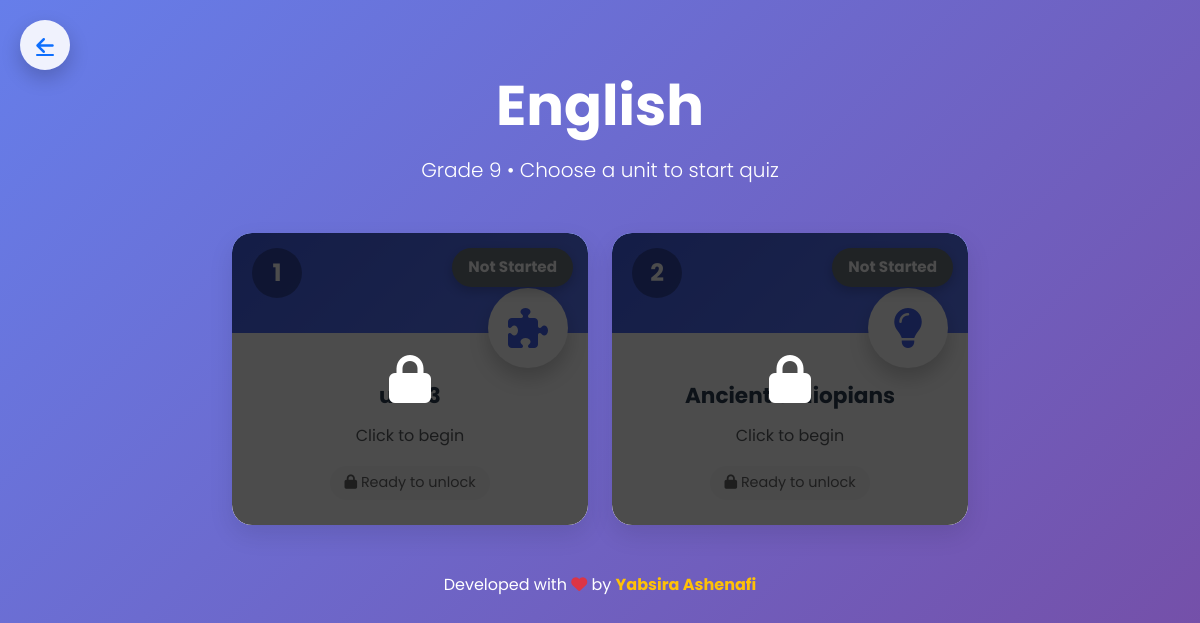
/units.php?subject_id=2 (signed in), run on the app's committed database.
### tables this page shows
CREATE TABLE `subjects` (
  `id` int(11) NOT NULL,
  `grade` int(11) NOT NULL CHECK (`grade` in (9,10,11,12)),
  `name` varchar(100) NOT NULL
);

CREATE TABLE `units` (
  `id` int(11) NOT NULL,
  `subject_id` int(11) NOT NULL,
  `name` varchar(100) NOT NULL
);

### units.php (the view, shortened to what this page needs)
<?php
require_once 'config.php';
$subject_id = $_GET['subject_id'] ?? null;
$student_id = $_SESSION['user_id'];
$stmt = $conn->prepare("SELECT name, grade FROM subjects WHERE id = ?");
$stmt->bind_param("i", $subject_id);
$stmt->execute();
$subject = $stmt->get_result()->fetch_assoc();
$units_query = $conn->query("
    SELECT u.id, u.name,
           sc.correct as best_correct,
           sc.missed as best_missed,
           sc.taken_at
    FROM units u
    LEFT JOIN student_scores sc ON sc.unit_id = u.id AND sc.student_id = $student_id
    AND sc.id = (
        SELECT MAX(id) FROM student_scores sc2
        WHERE sc2.unit_id = u.id AND sc2.student_id = $student_id
    )
    WHERE u.subject_id = $subject_id
    ORDER BY u.id
");
?>
<!DOCTYPE html>
<html lang="en">
<head>
    <link href="https://cdn.jsdelivr.net/npm/bootstrap@5.3.3/dist/css/bootstrap.min.css" rel="stylesheet">
    <link href="https://cdnjs.cloudflare.com/ajax/libs/font-awesome/6.6.0/css/all.min.css" rel="stylesheet">
</head>
<body>
<a href="subjects.php?grade=<?= $subject['grade'] ?>" class="back-btn">
    <i class="fas fa-arrow-left text-primary fa-lg"></i>
</a>
<div class="container py-5 mt-4">
    <div class="text-center mb-5">
        <h1 class="text-white display-4 fw-bold mb-3">
            <?= htmlspecialchars($subject['name']) ?>
        </h1>
        <p class="text-white opacity-90 lead">Grade <?= $subject['grade'] ?> • Choose a unit to start quiz</p>
    </div>
    <div class="row row-cols-1 row-cols-md-2 row-cols-lg-3 g-4 justify-content-center">
        <?php $unit_num = 1; while ($unit = $units_query->fetch_assoc()):
            $total = $unit['best_correct'] + $unit['best_missed'];
            $percent = $total > 0 ? round(($unit['best_correct'] / $total) * 100) : 0;
            $badge_color = $percent >= 80 ? 'bg-success' : ($percent >= 60 ? 'bg-warning' : ($percent > 0 ? 'bg-danger' : 'bg-secondary'));
            $badge_text = $percent > 0 ? "$percent%" : "Not Started";
            $status = $percent >= 80 ? "Mastered" : ($percent >= 60 ? "Good" : ($percent > 0 ? "Try Again" : "Locked"));
            $icon = $unit_num % 2 == 0 ? 'fa-lightbulb' : 'fa-puzzle-piece';
        ?>
        <div class="col">
            <a href="quiz.php?unit_id=<?= $unit['id'] ?>" class="text-decoration-none position-relative">
                <div class="unit-card glass-card">
                    <?php if ($percent == 0): ?>
                        <div class="lock-overlay">
                            <i class="fas fa-lock"></i>
                        </div>
                    <?php endif; ?>
                    <div class="unit-header">
                        <div class="unit-number"><?= $unit_num++ ?></div>
                        <div class="unit-icon">
                            <i class="fas <?= $icon ?>"></i>
                        </div>
                        <div class="score-badge <?= $badge_color ?> text-white">
                            <?= $badge_text ?>
                        </div>
                    </div>
                    <div class="unit-body">
                        <h5 class="unit-name"><?= htmlspecialchars($unit['name']) ?></h5>
                        <?php if ($percent > 0): ?>
                        <div class="progress">
                            <div class="progress-bar" style="width: <?= $percent ?>%"></div>
                        </div>
                        <small class="text-success fw-bold">
                            <?= $unit['best_correct'] ?> / <?= $total ?> correct
                        </small>
                        <div class="status-text">
                            <i class="fas fa-trophy"></i> <?= $status ?>
                        </div>
                        <?php else: ?>
                        <p class="text-muted mb-2">Click to begin</p>
                        <div class="status-text">
                            <i class="fas fa-lock"></i> Ready to unlock
                        </div>
                        <?php endif; ?>
                    </div>
                </div>
            </a>
        </div>
        <?php endwhile; ?>
    </div>
    <div class="text-center mt-5">
        <p class="text-white opacity-80">
            Developed with <i class="fas fa-heart text-danger"></i> by
            <strong class="text-warning">Yabsira Ashenafi</strong>
        </p>
    </div>
</div>
</body>
</html>

### units.php (style rules this page uses)
:root { --primary: #4361ee; --success: #2ecc71; --warning: #f39c12; --danger: #e74c3c; }
body { background: linear-gradient(135deg, #667eea 0%, #764ba2 100%); font-family: 'Poppins', sans-serif; min-height: 100vh; }
.glass-card { background: rgba(255,255,255,0.95); backdrop-filter: blur(15px); border-radius: 25px; box-shadow: 0 20px 40px rgba(0,0,0,0.15); transition: 0.4s; }
.unit-card { background: white; border-radius: 20px; overflow: hidden; box-shadow: 0 10px 25px rgba(0,0,0,0.1); transition: all 0.4s; height: 100%; position: relative; }
.unit-header { height: 100px; background: linear-gradient(135deg, var(--primary), #5e7bff); position: relative; }
.unit-number { position: absolute; top: 15px; left: 20px; background: rgba(0,0,0,0.3); color: white; width: 50px; height: 50px; border-radius: 50%; display: flex; align-items: center; justify-content: center; font-size: 1.5rem; font-weight: bold; }
.unit-icon { position: absolute; bottom: -35px; right: 20px; width: 80px; height: 80px; background: white; border-radius: 50%; display: flex; align-items: center; justify-content: center; font-size: 2.5rem; color: var(--primary); box-shadow: 0 10px 20px rgba(0,0,0,0.2); }
.unit-body { padding: 50px 25px 25px; text-align: center; }
.unit-name { font-size: 1.35rem; font-weight: 700; margin-bottom: 15px; color: #2c3e50; }
.score-badge { position: absolute; top: 15px; right: 15px; font-weight: bold; padding: 8px 16px; border-radius: 50px; font-size: 0.95rem; box-shadow: 0 4px 12px rgba(0,0,0,0.2); }
.status-text { font-size: 0.9rem; padding: 6px 14px; border-radius: 50px; background: #f8f9fa; color: #666; margin-top: 10px; display: inline-block; }
.back-btn { position: fixed; top: 20px; left: 20px; z-index: 1000; width: 50px; height: 50px; border-radius: 50%; background: rgba(255,255,255,0.9); display: flex; align-items: center; justify-content: center; box-shadow: 0 8px 20px rgba(0,0,0,0.2); transition: 0.3s; }
.lock-overlay { position: absolute; top: 0; left: 0; right: 0; bottom: 0; background: rgba(0,0,0,0.7); border-radius: 20px; display: flex; align-items: center; justify-content: center; color: white; font-size: 3rem; z-index: 10; }

### data on the page
subjects: name "English", grade "9"
units: badge_text "Not Started", name "unit 3"
units: badge_text "Not Started", name "Ancient ethiopians"
